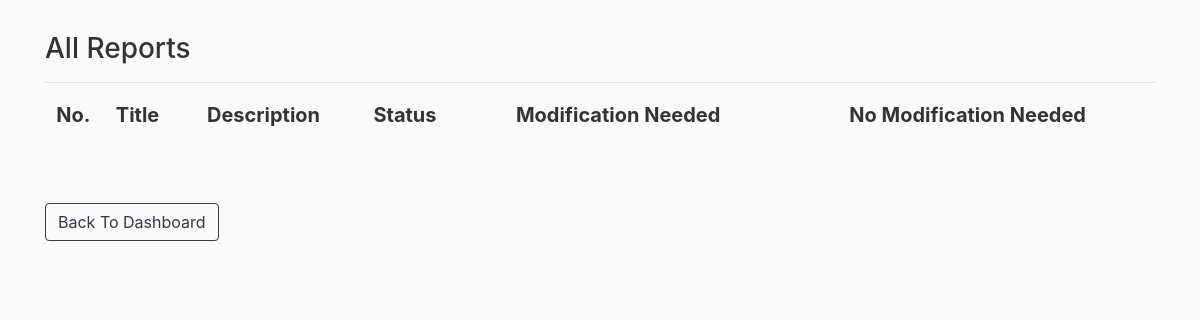
The page /cp_reports (signed in) on the database as committed earlier.
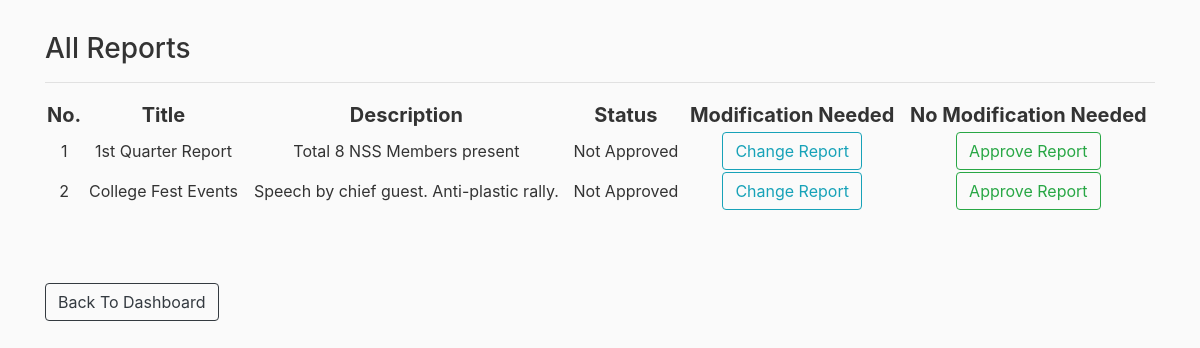
The same page on the database as committed later.
### rbac/models.py (models this page shows)
class Report(db.Model):
    id = db.Column(db.Integer, primary_key=True)
    title = db.Column(db.String(50), nullable=False)
    description = db.Column(db.String(200), nullable=False)
    status = db.Column(db.String(20), nullable=False) #0=not approved; 1=approved; 2=make changes

### rbac/routes.py (the view)
@app.route("/cp_reports", methods=['GET','POST'])
@login_required
def cp_reports():
    if get_role(current_user) != 'CP':
        return redirect(url_for('home'))
    reports = Report.query.all()
    return render_template('cp_reports.html',reports=reports)

### rbac/models.py (called while the page is built)
@login_manager.user_loader
def load_user(user_id):
    return User.query.get(int(user_id))

### rbac/templates/cp_reports.html
{% extends "layout.html" %}
{% block content %}
    <h3>All Reports</h3>
    <table style="width: 100%; text-align: center;">
        <tr style="font-size: 20px;">
                <th>No.</th>
                <th>Title</th>
                <th>Description</th>
                <th>Status</th>
                <th>Modification Needed</th>
                <th>No Modification Needed</th>
        </tr>
        <hr>
        {% for report in reports %}
            <tr>
                <td>{{ loop.index }}</td>
                <td>{{ report.title }}</td>
                <td>{{ report.description }}</td>
                <td>
                    {% if report.status == '1' %}
                        Approved
                    {% elif report.status == '0' %}
                        Not Approved
                    {% elif report.status == '2' %}
                        Changes Needed
                    {% endif %}
                </td>
                <td><a class="btn btn-outline-info" role="button" href="{{ url_for('change_report',id=report.id)}}">Change Report</a></td>
                <td><a class="btn btn-outline-success" role="button" href="{{ url_for('approve_report',id=report.id)}}">Approve Report</a></td>
            </tr>
        {% endfor %}
    </table>
    <br><br><br>
    <a href="{{ url_for('cp_dashboard') }}" class="btn btn-outline-dark" >Back To Dashboard</a>
{% endblock content %}

Rows that differ between the two databases and show on the page:
added Report: title "1st Quarter Report", description "Total 8 NSS Members present", status "Not Approved"
added Report: title "College Fest Events", description "Speech by chief guest. Anti-plastic rally.", status "Not Approved"
